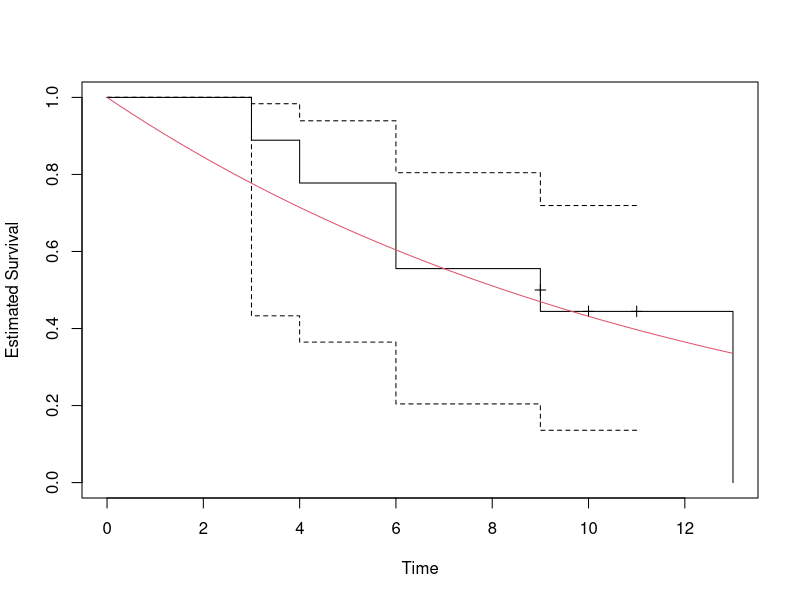

Recreate this plot in R.
## ---- chunk 1
knitr::opts_chunk$set(echo = TRUE)
## ---- chunk 2
library(survival)
times <- c(6,4,6,3,9,9,10,13,11)
delta <- c(1,1,1,1,0,1,0,1,0)
eq <- function(x) exp(-0.084*x)
fit <- survfit(Surv(times, delta) ~ 1, conf.type = "log-log")
plot(fit, xlab = "Time", ylab = "Estimated Survival", mark.time = T, conf.int = T)
curve(eq, from = 0, to = 13, col=2, add = T)
## ---- chunk 3

